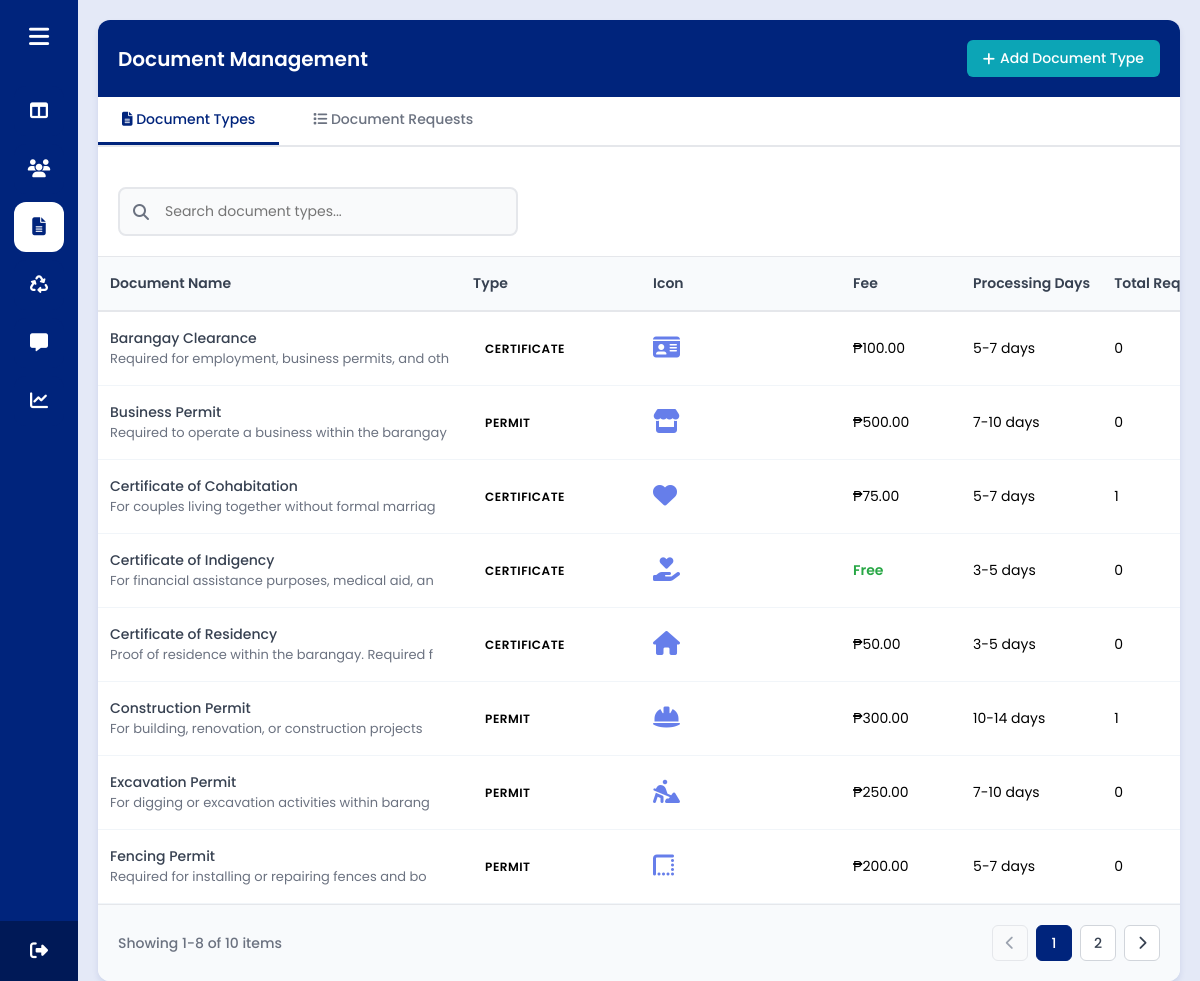
/admin/request_certificates.php (signed in), run on the app's committed database.
### tables this page shows
CREATE TABLE `document_types` (
  `id` int(11) NOT NULL,
  `name` varchar(100) NOT NULL,
  `type` enum('certificate','permit') NOT NULL,
  `description` text DEFAULT NULL,
  `icon` varchar(50) DEFAULT NULL,
  `processing_days` varchar(20) DEFAULT NULL,
  `fee` decimal(10,2) DEFAULT 0.00,
  `requirements` text DEFAULT NULL,
  `is_active` tinyint(1) DEFAULT 1,
  `created_at` timestamp NOT NULL DEFAULT current_timestamp()
);

### admin/request_certificates.php (the view, shortened to what the rows shown need)
<?php
require_once("../conn/conn.php");
$activeTab = isset($_GET['tab']) ? $_GET['tab'] : 'types';
$requestsPerPage = 8;
$currentPage = isset($_GET['page']) ? (int) $_GET['page'] : 1;
$currentPage = max(1, $currentPage);
$offset = ($currentPage - 1) * $requestsPerPage;
$requests = [];
$documentTypes = [];
if ($activeTab === 'requests') {
    try {
        $countStmt = $conn->prepare("SELECT COUNT(*) as total FROM document_requests dr");
        $countStmt->execute();
        $totalRequests = $countStmt->get_result()->fetch_assoc()['total'];
        $stmt = $conn->prepare("
            SELECT
                dr.*,
                dt.name as document_name,
                dt.icon,
                dt.type as document_type,
                dt.fee,
                dt.processing_days,
                u.first_name,
                u.middle_name,
                u.last_name,
                u.email,
                u.contact_number,
                u.image as user_image
            FROM document_requests dr
            INNER JOIN document_types dt ON dr.document_type_id = dt.id
            INNER JOIN user u ON dr.user_id = u.id
            ORDER BY dr.submitted_date DESC
            LIMIT ? OFFSET ?
        ");
        $stmt->bind_param("ii", $requestsPerPage, $offset);
        $stmt->execute();
        $result = $stmt->get_result();
        while ($row = $result->fetch_assoc()) {
            $requests[] = $row;
        }
    } catch (Exception $e) {
        die("Error fetching requests: " . $e->getMessage());
    }
    $stats = [
        'total' => 0,
        'pending' => 0,
        'processing' => 0,
        'approved' => 0,
        'ready' => 0,
        'completed' => 0,
        'rejected' => 0,
        'cancelled' => 0
    ];
    try {
        $statsStmt = $conn->query("
            SELECT
                COUNT(*) as total,
                SUM(CASE WHEN status = 'pending' THEN 1 ELSE 0 END) as pending,
                SUM(CASE WHEN status = 'processing' THEN 1 ELSE 0 END) as processing,
                SUM(CASE WHEN status = 'approved' THEN 1 ELSE 0 END) as approved,
                SUM(CASE WHEN status = 'ready' THEN 1 ELSE 0 END) as ready,
                SUM(CASE WHEN status = 'completed' THEN 1 ELSE 0 END) as completed,
                SUM(CASE WHEN status = 'rejected' THEN 1 ELSE 0 END) as rejected,
                SUM(CASE WHEN status = 'cancelled' THEN 1 ELSE 0 END) as cancelled
            FROM document_requests
        ");
        $stats = $statsStmt->fetch_assoc();
    } catch (Exception $e) {
    }
} else {
    try {
        $stmt = $conn->prepare("
            SELECT
                dt.*,
                COUNT(dr.id) as request_count
            FROM document_types dt
            LEFT JOIN document_requests dr ON dt.id = dr.document_type_id
            GROUP BY dt.id
            ORDER BY dt.name ASC
            LIMIT ? OFFSET ?
        ");
        $stmt->bind_param("ii", $requestsPerPage, $offset);
        $stmt->execute();
        $result = $stmt->get_result();
        while ($row = $result->fetch_assoc()) {
            $documentTypes[] = $row;
        }
    } catch (Exception $e) {
        die("Error fetching document types: " . $e->getMessage());
    }
}
?>
<!DOCTYPE html>
<html lang="en" dir="ltr">
<head>
    <?php include '../components/header_links.php'; ?>
    <?php include '../components/admin_side_header.php'; ?>
</head>
<body>
    <section class="home-section">
        <div class="table-container">
            <div class="table-header">
                <h2 class="table-title">Document Management</h2>
            </div>
            <?php if ($activeTab === 'requests'): ?>
                <div class="table-responsive">
                    <table class="residents-table" id="requestsTable">
                        <thead>
                            <tr>
                                <th>Request ID</th>
                                <th>Requester</th>
                                <th>Document</th>
                                <th>Type</th>
                                <th>Purpose</th>
                                <th>Fee</th>
                                <th>Status</th>
                                <th>Date Submitted</th>
                                <th>Actions</th>
                            </tr>
                        </thead>
                        <tbody>
                            <?php if (count($requests) > 0): ?>
                                <?php foreach ($requests as $request): ?>
                                    <tr>
                                        <td>
                                            <div class="resident-name"><?= htmlspecialchars($request['request_id']); ?></div>
                                        </td>
                                        <td>
                                            <div class="resident-name">
                                                <?= htmlspecialchars($request['first_name'] . ' ' . $request['last_name']); ?>
                                            </div>
                                            <div class="resident-email"><?= htmlspecialchars($request['email'] ?? 'N/A'); ?></div>
                                        </td>
                                        <td>
                                            <div style="display: flex; align-items: center; gap: 8px;">
                                                <i class="fas <?= htmlspecialchars($request['icon']); ?>"
                                                    style="color: #667eea;"></i>
                                                <span><?= htmlspecialchars($request['document_name']); ?></span>
                                            </div>
                                        </td>
                                        <td>
                                            <span
                                                class="status-badge <?= $request['document_type'] === 'certificate' ? 'certificate' : 'permit'; ?>">
                                                <?= ucfirst($request['document_type']); ?>
                                            </span>
                                        </td>
                                        <td><?= htmlspecialchars(substr($request['purpose'], 0, 50)) . (strlen($request['purpose']) > 50 ? '...' : ''); ?>
                                        </td>
                                        <td>
                                            <?= $request['fee'] == 0 ? '<span style="color: #28a745; font-weight: 600;">Free</span>' : '₱' . number_format($request['fee'], 2); ?>
                                        </td>
                                        <td>
                                            <span class="status-badge <?= htmlspecialchars($request['status']); ?>">
                                                <?= ucfirst(str_replace('_', ' ', $request['status'])); ?>
                                            </span>
                                        </td>
                                        <td><?= date("M d, Y", strtotime($request['submitted_date'])); ?></td>
                                        <td>
                                            <div class="action-buttons">
                                                <button class="btn btn-sm btn-view"
                                                    onclick="viewRequestDetails(<?= $request['id']; ?>)" title="View Details">
                                                    <i class="fas fa-eye"></i>
                                                </button>
                                                <button class="btn btn-sm btn-edit"
                                                    onclick="updateRequestStatus(<?= $request['id']; ?>)" title="Update Status">
                                                    <i class="fas fa-edit"></i>
                                                </button>
                                                <button class="btn btn-sm btn-delete"
                                                    onclick="deleteRequest(<?= $request['id']; ?>)" title="Delete">
                                                    <i class="fas fa-trash"></i>
                                                </button>
                                            </div>
                                        </td>
                                    </tr>
                                <?php endforeach; ?>
                            <?php else: ?>
                                <tr>
                                    <td colspan="9" class="no-data">
                                        <i class="fas fa-inbox"></i>
                                        <p>No requests found</p>
                                    </td>
                                </tr>
                            <?php endif; ?>
                        </tbody>
                    </table>
                </div>
                <div class="mobile-cards">
                    <?php if (count($requests) > 0): ?>
                        <?php foreach ($requests as $request): ?>
                            <div class="resident-card">
                                <div class="card-header">
                                    <div>
                                        <div class="resident-name">
                                            <?= htmlspecialchars($request['first_name'] . ' ' . $request['last_name']); ?>
                                        </div>
                                        <div class="resident-email"><?= htmlspecialchars($request['request_id']); ?></div>
                                    </div>
                                </div>
                                <div class="card-body">
                                    <div class="card-field">Document:</div>
                                    <div class="card-value">
                                        <i class="fas <?= htmlspecialchars($request['icon']); ?>"></i>
                                        <?= htmlspecialchars($request['document_name']); ?>
                                    </div>
                                    <div class="card-field">Type:</div>
                                    <div class="card-value">
                                        <span
                                            class="card-status <?= $request['document_type'] === 'certificate' ? 'certificate' : 'permit'; ?>">
                                            <?= ucfirst($request['document_type']); ?>
                                        </span>
                                    </div>
                                    <div class="card-field">Purpose:</div>
                                    <div class="card-value">
                                        <?= htmlspecialchars(substr($request['purpose'], 0, 50)) . (strlen($request['purpose']) > 50 ? '...' : ''); ?>
                                    </div>
                                    <div class="card-field">Fee:</div>
                                    <div class="card-value">
                                        <?= $request['fee'] == 0 ? '<span style="color: #28a745;">Free</span>' : '₱' . number_format($request['fee'], 2); ?>
                                    </div>
                                    <div class="card-field">Status:</div>
                                    <div class="card-value">
                                        <span class="card-status <?= htmlspecialchars($request['status']); ?>">
                                            <?= ucfirst(str_replace('_', ' ', $request['status'])); ?>
                                        </span>
                                    </div>
                                    <div class="card-field">Submitted:</div>
                                    <div class="card-value"><?= date("M d, Y", strtotime($request['submitted_date'])); ?></div>
                                </div>
                                <div class="card-actions">
                                    <button class="btn btn-sm btn-view" onclick="viewRequestDetails(<?= $request['id']; ?>)">
                                        <i class="fas fa-eye"></i>
                                    </button>
                                    <button class="btn btn-sm btn-edit" onclick="updateRequestStatus(<?= $request['id']; ?>)">
                                        <i class="fas fa-edit"></i>
                                    </button>
                                    <button class="btn btn-sm btn-delete" onclick="deleteRequest(<?= $request['id']; ?>)">
                                        <i class="fas fa-trash"></i>
                                    </button>
                                </div>
                            </div>
                        <?php endforeach; ?>
                    <?php endif; ?>
                </div>
            <?php else: ?>
                <div class="table-responsive">
                    <table class="residents-table" id="typesTable">
                        <thead>
                            <tr>
                                <th>Document Name</th>
                                <th>Type</th>
                                <th>Icon</th>
                                <th>Fee</th>
                                <th>Processing Days</th>
                                <th>Total Requests</th>
                            </tr>
                        </thead>
                        <tbody>
                            <?php if (count($documentTypes) > 0): ?>
                                <?php foreach ($documentTypes as $type): ?>
                                    <tr>
                                        <td>
                                            <div class="resident-name"><?= htmlspecialchars($type['name']); ?></div>
                                            <div class="resident-email">
                                                <?= htmlspecialchars(substr($type['description'] ?? '', 0, 50)); ?>
                                            </div>
                                        </td>
                                        <td>
                                            <span
                                                class="status-badge <?= $type['type'] === 'certificate' ? 'certificate' : 'permit'; ?>">
                                                <?= ucfirst($type['type']); ?>
                                            </span>
                                        </td>
                                        <td>
                                            <i class="fas <?= htmlspecialchars($type['icon']); ?>"
                                                style="font-size: 1.5rem; color: #667eea;"></i>
                                        </td>
                                        <td>
                                            <?= $type['fee'] == 0 ? '<span style="color: #28a745; font-weight: 600;">Free</span>' : '₱' . number_format($type['fee'], 2); ?>
                                        </td>
                                        <td><?= htmlspecialchars($type['processing_days']); ?></td>
                                        <td><?= $type['request_count']; ?></td>
                                    </tr>
                                <?php endforeach; ?>
                            <?php endif; ?>
                        </tbody>
                    </table>
                </div>
            <?php endif; ?>
        </div>
    </section>
</body>
</html>

### data on the page
document_types: name "Barangay Clearance", description "Required for employment, business permits, and oth", type "CERTIFICATE", fee "100.00", processing_days "5-7 days", request_count "0"
document_types: name "Business Permit", description "Required to operate a business within the barangay", type "PERMIT", fee "500.00", processing_days "7-10 days", request_count "0"
document_types: name "Certificate of Cohabitation", description "For couples living together without formal marriag", type "CERTIFICATE", fee "75.00", processing_days "5-7 days", request_count "1"
document_types: name "Certificate of Indigency", description "For financial assistance purposes, medical aid, an", type "CERTIFICATE", fee "Free", processing_days "3-5 days", request_count "0"
document_types: name "Certificate of Residency", description "Proof of residence within the barangay. Required f", type "CERTIFICATE", fee "50.00", processing_days "3-5 days", request_count "0"
document_types: name "Construction Permit", description "For building, renovation, or construction projects", type "PERMIT", fee "300.00", processing_days "10-14 days", request_count "1"
document_types: name "Excavation Permit", description "For digging or excavation activities within barang", type "PERMIT", fee "250.00", processing_days "7-10 days", request_count "0"
document_types: name "Fencing Permit", description "Required for installing or repairing fences and bo", type "PERMIT", fee "200.00", processing_days "5-7 days", request_count "0"

### other printed values
$startRecord "1"
$endRecord "8"
$totalItems "10"
